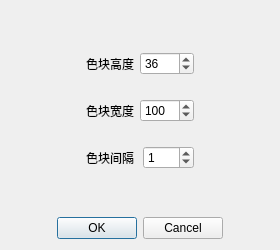
<?xml version="1.0" encoding="UTF-8"?>
<ui version="4.0">
 <class>Dialog</class>
 <widget class="QDialog" name="Dialog">
  <property name="geometry">
   <rect>
    <x>0</x>
    <y>0</y>
    <width>280</width>
    <height>250</height>
   </rect>
  </property>
  <property name="sizePolicy">
   <sizepolicy hsizetype="Preferred" vsizetype="Preferred">
    <horstretch>0</horstretch>
    <verstretch>0</verstretch>
   </sizepolicy>
  </property>
  <property name="windowTitle">
   <string>导出格式自定义</string>
  </property>
  <layout class="QGridLayout" name="gridLayout">
   <item row="4" column="0" colspan="3">
    <widget class="QDialogButtonBox" name="buttonBox">
     <property name="orientation">
      <enum>Qt::Horizontal</enum>
     </property>
     <property name="standardButtons">
      <set>QDialogButtonBox::Cancel|QDialogButtonBox::Ok</set>
     </property>
     <property name="centerButtons">
      <bool>true</bool>
     </property>
    </widget>
   </item>
   <item row="1" column="2">
    <spacer name="horizontalSpacer_2">
     <property name="orientation">
      <enum>Qt::Horizontal</enum>
     </property>
     <property name="sizeHint" stdset="0">
      <size>
       <width>40</width>
       <height>20</height>
      </size>
     </property>
    </spacer>
   </item>
   <item row="1" column="0">
    <spacer name="horizontalSpacer">
     <property name="orientation">
      <enum>Qt::Horizontal</enum>
     </property>
     <property name="sizeHint" stdset="0">
      <size>
       <width>40</width>
       <height>20</height>
      </size>
     </property>
    </spacer>
   </item>
   <item row="1" column="1">
    <widget class="QWidget" name="widget_4" native="true">
     <layout class="QVBoxLayout" name="verticalLayout">
      <item>
       <widget class="QWidget" name="widget" native="true">
        <layout class="QHBoxLayout" name="horizontalLayout">
         <item>
          <widget class="QLabel" name="label">
           <property name="text">
            <string>色块高度</string>
           </property>
          </widget>
         </item>
         <item>
          <widget class="QSpinBox" name="hBox">
           <property name="minimum">
            <number>10</number>
           </property>
           <property name="maximum">
            <number>1000</number>
           </property>
           <property name="value">
            <number>36</number>
           </property>
          </widget>
         </item>
        </layout>
       </widget>
      </item>
      <item>
       <widget class="QWidget" name="widget_2" native="true">
        <layout class="QHBoxLayout" name="horizontalLayout_2">
         <item>
          <widget class="QLabel" name="label_2">
           <property name="text">
            <string>色块宽度</string>
           </property>
          </widget>
         </item>
         <item>
          <widget class="QSpinBox" name="wBox">
           <property name="minimum">
            <number>10</number>
           </property>
           <property name="maximum">
            <number>1000</number>
           </property>
           <property name="value">
            <number>100</number>
           </property>
          </widget>
         </item>
        </layout>
       </widget>
      </item>
      <item>
       <widget class="QWidget" name="widget_3" native="true">
        <layout class="QHBoxLayout" name="horizontalLayout_3">
         <item>
          <widget class="QLabel" name="label_3">
           <property name="text">
            <string>色块间隔</string>
           </property>
          </widget>
         </item>
         <item>
          <widget class="QSpinBox" name="spanBox">
           <property name="maximum">
            <number>100</number>
           </property>
           <property name="value">
            <number>1</number>
           </property>
          </widget>
         </item>
        </layout>
       </widget>
      </item>
     </layout>
    </widget>
   </item>
   <item row="0" column="1">
    <spacer name="verticalSpacer">
     <property name="orientation">
      <enum>Qt::Vertical</enum>
     </property>
     <property name="sizeHint" stdset="0">
      <size>
       <width>20</width>
       <height>40</height>
      </size>
     </property>
    </spacer>
   </item>
   <item row="3" column="0">
    <spacer name="verticalSpacer_2">
     <property name="orientation">
      <enum>Qt::Vertical</enum>
     </property>
     <property name="sizeHint" stdset="0">
      <size>
       <width>20</width>
       <height>40</height>
      </size>
     </property>
    </spacer>
   </item>
  </layout>
 </widget>
 <resources/>
 <connections>
  <connection>
   <sender>buttonBox</sender>
   <signal>accepted()</signal>
   <receiver>Dialog</receiver>
   <slot>accept()</slot>
   <hints>
    <hint type="sourcelabel">
     <x>248</x>
     <y>254</y>
    </hint>
    <hint type="destinationlabel">
     <x>157</x>
     <y>274</y>
    </hint>
   </hints>
  </connection>
  <connection>
   <sender>buttonBox</sender>
   <signal>rejected()</signal>
   <receiver>Dialog</receiver>
   <slot>reject()</slot>
   <hints>
    <hint type="sourcelabel">
     <x>316</x>
     <y>260</y>
    </hint>
    <hint type="destinationlabel">
     <x>286</x>
     <y>274</y>
    </hint>
   </hints>
  </connection>
 </connections>
</ui>
